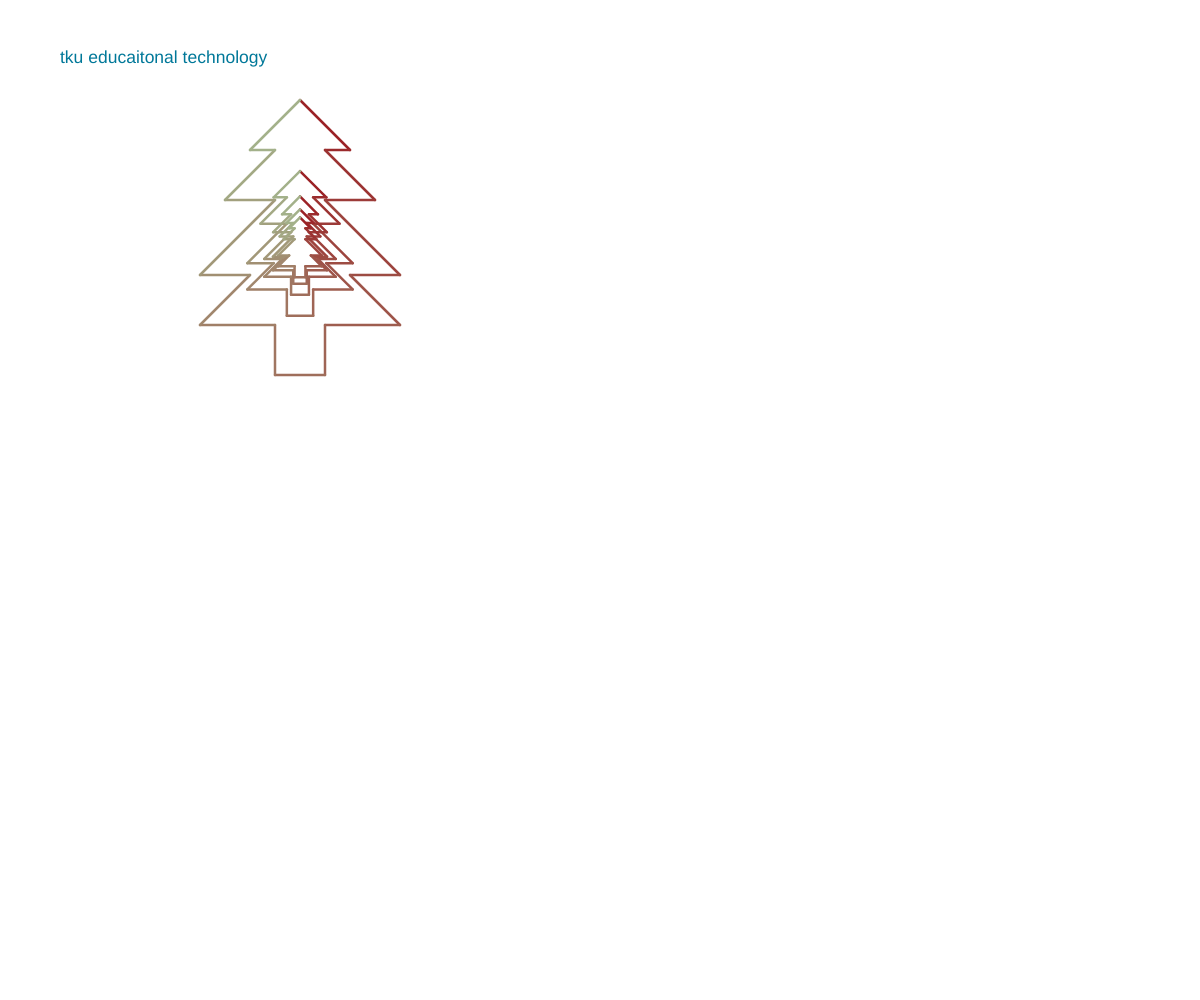
Frame 1 (no input)
Frame 60 (no input): identical to frame 1, image omitted
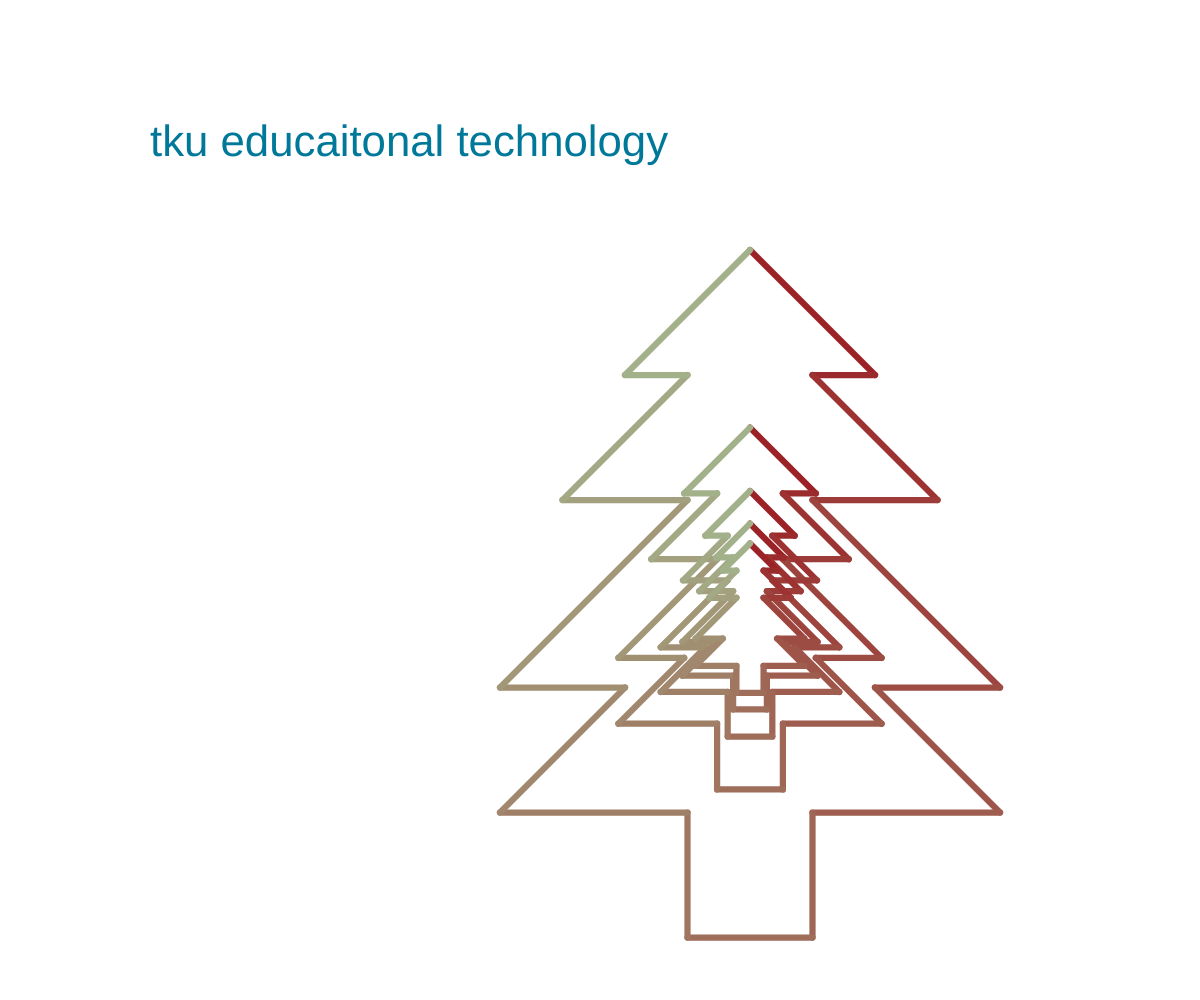
Frame 120 (the mouse pressed at the canvas centre since frame 60)

The p5.js sketch that drew these frames (run headless with seeded random() and noise() and a simulated clock; from frame 60 on, the mouse is pressed at the canvas centre):

// p5.js sketch
// ── sketch.js
let points = [[0,6],[2,4],[1,4],[3,2],[1,2],[4,-1],[2,-1],[4,-3],[1,-3],[1,-5],[-1,-5],[-1,-3],[-4,-3],[-2,-1],[-4,-1],[-1,2],[-3,2],[-1,4],[-2,4]];
let w1 = "tku educaitonal technology"


function setup() {
createCanvas(windowWidth,windowHeight); //畫布

  for (let i = 0; i < points.length; i++) {
    for (let j = 0; j < points[i].length; j++) {
    points[i][j] = points[i][j] * 50;

    }
  }
}



function draw() {


let zoom = map(mouseY,0,height,0.5,2);//圖形放大縮小
scale(zoom)
background(255);
textSize(35)  //文字大小
fill(0, 120, 153);  //設定顏色
noStroke()
text(w1,width/10,height/8)  //顯示文字

translate(width/2,height/2); //原點移到視窗的中心點
scale(1,-1); //放大縮小的指令，第二參數為y軸的放大縮小，負號為上下顛倒
strokeWeight(5)

for ( t=1; t<5; t=t+0.9){
  for (let i = 0; i < points.length-1; i++) {
    let clr1 = color("#9b2226")
    let clr2 = color("#A3B18A")
    let percent = map(i, 0, points.length - 2, 0, 1); // 計算當前線段的百分比
    stroke(lerpColor(clr1, clr2, percent)); // 設定當前線段的顏色
    line(points[i][0]/t, points[i][1]/t, points[i+1][0]/t, points[i+1][1]/t);
    } 
    let clr1 = color("#9b2226"); 
    let clr2 = color("#A3B18A"); 
    let percent = map(points.length - 1, 0, points.length - 2, 0, 1); // 計算最後一條線段的百分比
    stroke(lerpColor(clr1, clr2, percent)); // 設定最後一條線段的顏色
    // 最後一個點與第一點連成一線
    line(points[points.length-1][0]/t, points[points.length-1][1]/t, points[0][0]/t, points[0][1]/t);

  }
}
